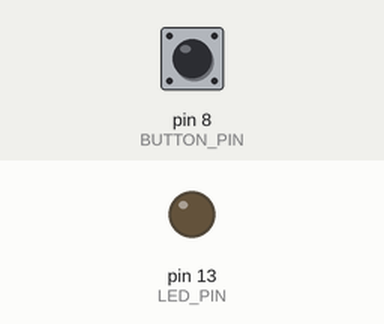
The sketch below on a simulated Arduino Uno, built with avr-gcc and run on an emulated ATmega328P. Parts: output pins drawn as LEDs (lit = HIGH). The inputs (shaded band) are chosen by the test bench; at power-on: pin 8 (BUTTON_PIN) HIGH. Pins used as bus, display or sensor lines are not drawn.

Above: at 1.2 s.
1.3 s: pin 8 (BUTTON_PIN) pulled LOW for 0.15 s
At 1.37 s:
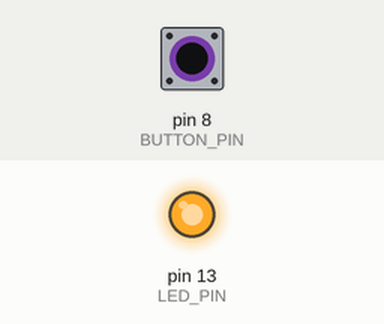
2.9 s: pin 8 (BUTTON_PIN) pulled LOW for 3.2 s
At 6.8 s:
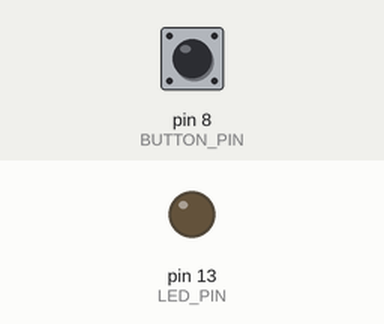
Timing chart, 0 to 8.3 s (numbered marks = the images above; inputs shaded):
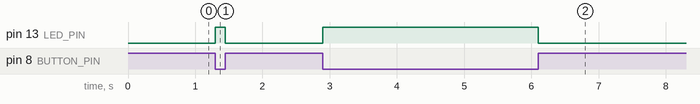

Measured:
- after the input at 1.3 s, pin 13 (LED_PIN): LOW → HIGH at once, → LOW 0.15 s later
- after the input at 2.9 s, pin 13 (LED_PIN): LOW → HIGH at once, → LOW 3.2 s later

The sketch:

PillowTransmitSimple.ino
```cpp
#define LED_PIN 13
#define TX_PIN 12
#define BUTTON_PIN 8


void setup() {
  pinMode(LED_PIN, OUTPUT);
  pinMode(TX_PIN, OUTPUT);
  pinMode(BUTTON_PIN, INPUT_PULLUP);


}

void loop() {

  digitalWrite(TX_PIN, !digitalRead(BUTTON_PIN));
  digitalWrite(LED_PIN, !digitalRead(BUTTON_PIN));
}
```
